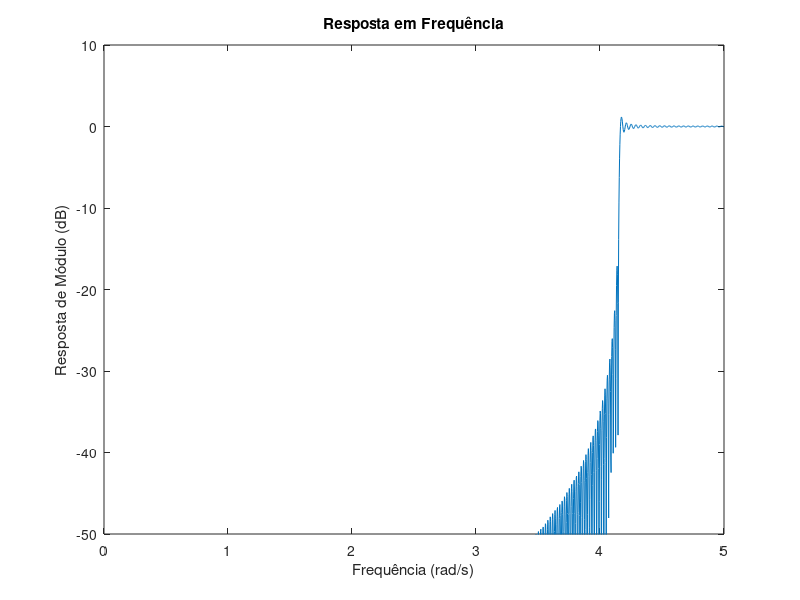
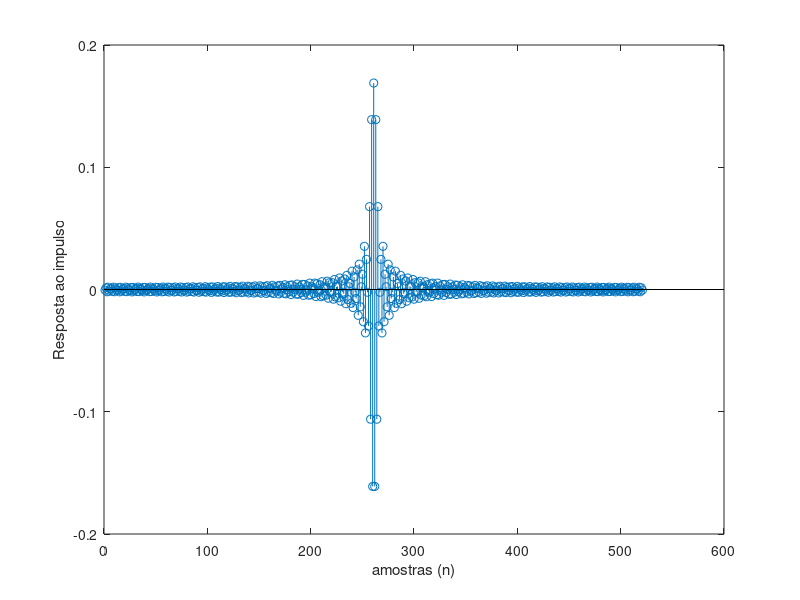

Reproduce these figures in MATLAB, in order.
# 2. Projete um filtro passa-altas usando o método da amostragem em frequência que satisfaça a
# especificação a seguir:
# • M = 52
# • Ωr = 4,0 rad/s
# • Ωp = 4,2 rad/s
# • Ωs = 10,0 rad/s
# • Agora aumente o número de amostras, mantendo a paridade e faça suas considerações.

clear all

% Dados do problema
multiplicador = 10;
M = 52 * multiplicador;
N = M+1;
Omega_p = 4.2;
Omega_r = 4;
Omega_s = 10;

% Fazendo o filtro passa_baixas: 

kp = floor(N*Omega_p/Omega_s);
kr = floor(N*Omega_r/Omega_s);


if (kr-kp)>1
    kp=kr-1;
end

% Permite as primeiras bandas e rejeita as últimas, passa baixas

A = zeros(1, M/2 + 1);
A(kp:end) = 1;  

% Algoritmo do tipo 1

k = 1:M/2;

for n=0:M,
    h(n+1) = A(1) + 2*sum((-1).^k.*A(k+1).*cos(pi.*k*(1+2*n)/N));
end;

h = h./N;

[H,w]=freqz(h,1,2048,Omega_s);

% Plot da resposta em frequência
figure(1)
plot(w,20*log10(abs(H)))
axis([0 5 -50 10])
ylabel('Resposta de Módulo (dB)');
xlabel('Frequência (rad/s)');
title('Resposta em Frequência')

% Plot da resposta ao impulso
figure(2)
stem(h)
ylabel('Resposta ao impulso');
xlabel('amostras (n)');
